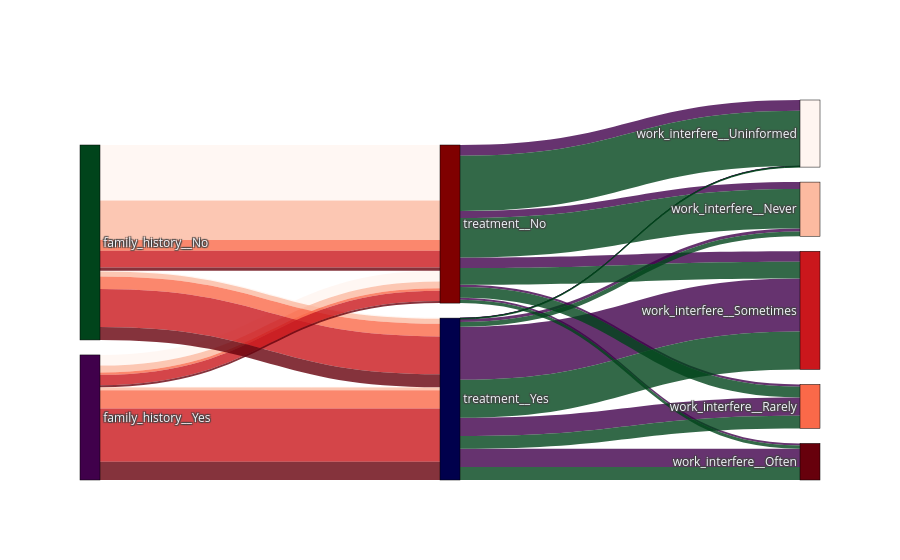
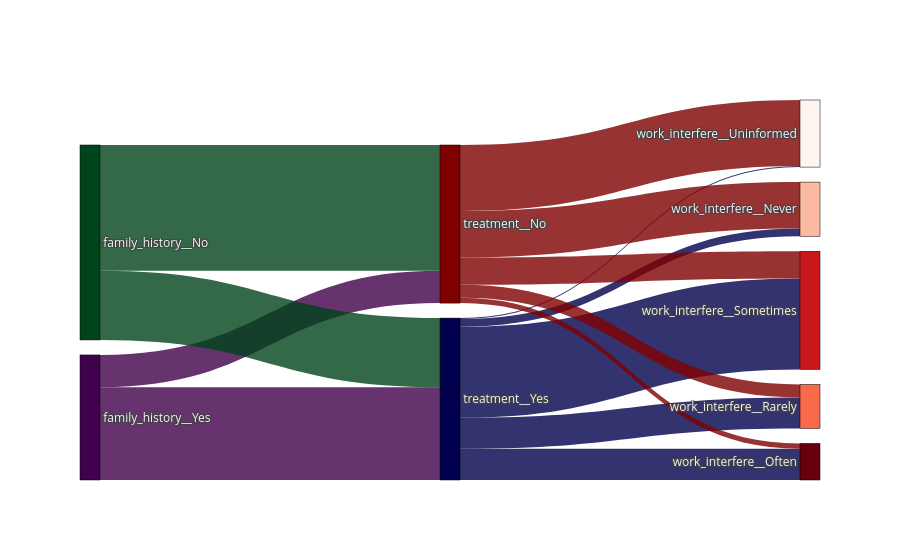

Here is the notebook cell these charts were saved with, in order:
### Code cell
cross = plot_sankley(df = df,
                     features_map = {'family_history': {'palette': 'PRGn',
                                                        'order': ['Yes', 'No']},
                                     'treatment': {'palette': 'seismic',
                                                   'order': ['Yes', 'No']},
                                     'work_interfere': {'palette': 'Reds',
                                                        'order': ['Uninformed', 'Never', 'Rarely', 'Sometimes',
                                                                  'Often']}
                                     })

### Figure 1 — Plotly figure (JSON) as saved in the notebook; plotly's stock layout.template omitted (floating-point values rounded to 4 significant figures)
{"data": [{"link": {"color": ["rgba(255, 245, 240, 0.8)", "rgba(255, 245, 240, 0.8)", "rgba(255, 245, 240, 0.8)", "rgba(255, 245, 240, 0.8)", "rgba(252, 186, 160, 0.8)", "rgba(252, 186, 160, 0.8)", "rgba(252, 186, 160, 0.8)", "rgba(252, 186, 160, 0.8)", "rgba(250, 105, 73, 0.8)", "rgba(250, 105, 73, 0.8)", "rgba(250, 105, 73, 0.8)", "rgba(250, 105, 73, 0.8)", "rgba(202, 23, 28, 0.8)", "rgba(202, 23, 28, 0.8)", "rgba(202, 23, 28, 0.8)", "rgba(202, 23, 28, 0.8)", "rgba(103, 0, 12, 0.8)", "rgba(103, 0, 12, 0.8)", "rgba(103, 0, 12, 0.8)", "rgba(103, 0, 12, 0.8)", "rgba(64, 0, 75, 0.8)", "rgba(64, 0, 75, 0.8)", "rgba(64, 0, 75, 0.8)", "rgba(64, 0, 75, 0.8)", "rgba(64, 0, 75, 0.8)", "rgba(64, 0, 75, 0.8)", "rgba(64, 0, 75, 0.8)", "rgba(64, 0, 75, 0.8)", "rgba(64, 0, 75, 0.8)", "rgba(64, 0, 75, 0.8)", "rgba(0, 68, 27, 0.8)", "rgba(0, 68, 27, 0.8)", "rgba(0, 68, 27, 0.8)", "rgba(0, 68, 27, 0.8)", "rgba(0, 68, 27, 0.8)", "rgba(0, 68, 27, 0.8)", "rgba(0, 68, 27, 0.8)", "rgba(0, 68, 27, 0.8)", "rgba(0, 68, 27, 0.8)", "rgba(0, 68, 27, 0.8)"], "source": [0, 0, 1, 1, 0, 1, 1, 0, 1, 0, 0, 1, 1, 0, 1, 0, 0, 1, 0, 1, 2, 3, 2, 2, 3, 3, 3, 2, 2, 3, 2, 2, 3, 3, 3, 2, 2, 3, 3, 2], "target": [2, 3, 3, 2, 3, 3, 2, 2, 2, 2, 3, 3, 3, 3, 2, 2, 2, 3, 3, 2, 4, 5, 6, 5, 8, 4, 7, 7, 8, 6, 5, 6, 5, 6, 7, 4, 7, 4, 8, 8], "value": [1, 42, 218, 3, 27, 156, 19, 11, 50, 72, 9, 42, 66, 41, 149, 209, 72, 13, 8, 51, 1, 27, 72, 11, 8, 42, 41, 209, 72, 9, 19, 50, 156, 42, 66, 3, 149, 218, 13, 51]}, "node": {"color": ["rgba(64, 0, 75, 01)", "rgba(0, 68, 27, 01)", "rgba(0, 0, 76, 01)", "rgba(127, 0, 0, 01)", "rgba(255, 245, 240, 01)", "rgba(252, 186, 160, 01)", "rgba(250, 105, 73, 01)", "rgba(202, 23, 28, 01)", "rgba(103, 0, 12, 01)"], "label": ["family_history__Yes", "family_history__No", "treatment__Yes", "treatment__No", "work_interfere__Uninformed", "work_interfere__Never", "work_interfere__Rarely", "work_interfere__Sometimes", "work_interfere__Often"], "line": {"color": "black", "width": 0.5}, "pad": 15, "thickness": 20}, "type": "sankey"}], "layout": {"paper_bgcolor": "rgba(0,0,0,0)", "plot_bgcolor": "rgba(0,0,0,0)"}}

### Figure 2 — Plotly figure (JSON) as saved in the notebook; plotly's stock layout.template omitted (floating-point values rounded to 4 significant figures)
{"data": [{"link": {"color": ["rgba(64, 0, 75, 0.8)", "rgba(64, 0, 75, 0.8)", "rgba(0, 68, 27, 0.8)", "rgba(0, 68, 27, 0.8)", "rgba(0, 0, 76, 0.8)", "rgba(0, 0, 76, 0.8)", "rgba(0, 0, 76, 0.8)", "rgba(0, 0, 76, 0.8)", "rgba(0, 0, 76, 0.8)", "rgba(127, 0, 0, 0.8)", "rgba(127, 0, 0, 0.8)", "rgba(127, 0, 0, 0.8)", "rgba(127, 0, 0, 0.8)", "rgba(127, 0, 0, 0.8)"], "source": [0, 0, 1, 1, 2, 2, 2, 2, 2, 3, 3, 3, 3, 3], "target": [2, 3, 2, 3, 4, 5, 6, 7, 8, 4, 5, 6, 7, 8], "value": [365, 127, 272, 495, 4, 30, 122, 358, 123, 260, 183, 51, 107, 21]}, "node": {"color": ["rgba(64, 0, 75, 01)", "rgba(0, 68, 27, 01)", "rgba(0, 0, 76, 01)", "rgba(127, 0, 0, 01)", "rgba(255, 245, 240, 01)", "rgba(252, 186, 160, 01)", "rgba(250, 105, 73, 01)", "rgba(202, 23, 28, 01)", "rgba(103, 0, 12, 01)"], "label": ["family_history__Yes", "family_history__No", "treatment__Yes", "treatment__No", "work_interfere__Uninformed", "work_interfere__Never", "work_interfere__Rarely", "work_interfere__Sometimes", "work_interfere__Often"], "line": {"color": "black", "width": 0.5}, "pad": 15, "thickness": 20}, "type": "sankey"}], "layout": {"paper_bgcolor": "rgba(0,0,0,0)", "plot_bgcolor": "rgba(0,0,0,0)"}}
